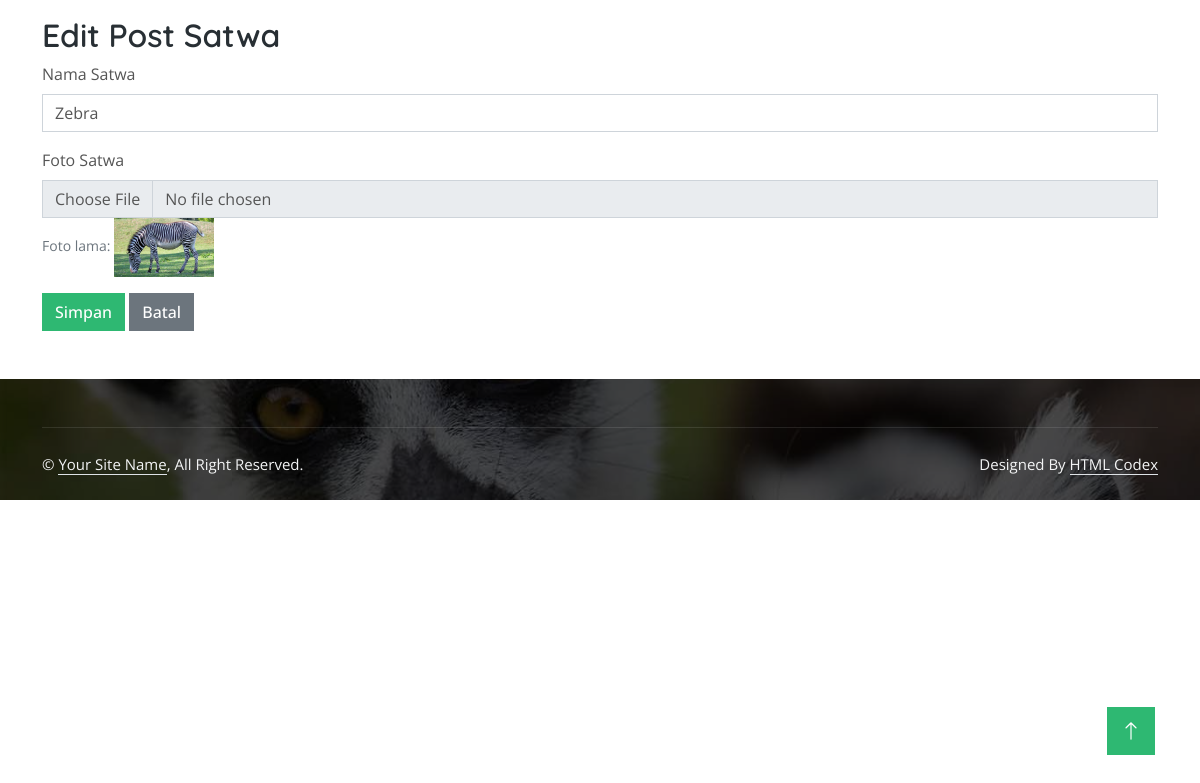
Screenshot of /admin/edit_post_satwa.php?id=2 with the database file from the repository.
### tables this page shows
CREATE TABLE IF NOT EXISTS `satwa` (
  `id` int NOT NULL AUTO_INCREMENT,
  `nama_satwa` varchar(50) NOT NULL DEFAULT '0',
  `foto` varchar(255) NOT NULL DEFAULT '0',
  PRIMARY KEY (`id`)
);

### admin/edit_post_satwa.php (the view, shortened to what this page needs)
<?php
include '../koneksi/function.php';
$id = $_GET['id'];
$sql = "SELECT * FROM satwa WHERE id = ?";
$stmt = $conn->prepare($sql);
$stmt->bind_param("i", $id);
$stmt->execute();
$result = $stmt->get_result();
$row = $result->fetch_assoc();
?>
<!DOCTYPE html>
<html lang="en">
<head>
    <link href="https://cdnjs.cloudflare.com/ajax/libs/font-awesome/5.10.0/css/all.min.css" rel="stylesheet">
    <link href="https://cdn.jsdelivr.net/npm/bootstrap-icons@1.4.1/font /bootstrap-icons.css" rel="stylesheet">
    <link href="../lib/animate/animate.min.css" rel="stylesheet">
    <link href="../lib/lightbox/css/lightbox.min.css" rel="stylesheet">
    <link href="../lib/owlcarousel/assets/owl.carousel.min.css" rel="stylesheet">
    <link href="../css/bootstrap.min.css" rel="stylesheet">
    <link href="../css/style.css" rel="stylesheet">
</head>
<body>
    <div class="container mt-3">
        <h2>Edit Post Satwa</h2>
        <form method="post" enctype="multipart/form-data">
            <div class="mb-3">
                <label for="nama_satwa" class="form-label">Nama Satwa</label>
                <input type="text" class="form-control" id="nama_satwa" name="nama_satwa" value="<?php echo htmlspecialchars($row['nama_satwa']); ?>" required>
            </div>
            <div class="mb-3">
                <label for="foto" class="form-label">Foto Satwa</label>
                <input type="file" class="form-control" id="foto" name="foto">
                <small class="form-text text-muted">Foto lama: <img src="../img/<?php echo htmlspecialchars($row['foto']); ?>" alt="Foto Lama" style="width: 100px; height: auto;"></small>
            </div>
            <button type="submit" class="btn btn-primary">Simpan</button>
            <a href="admin_postingan_satwa.php" class="btn btn-secondary">Batal</a>
        </form>
    </div>
    <?php include 'footer.php'; ?>
    <a href="#" class="btn btn-lg btn-primary btn-lg-square back-to-top"><i class="bi bi-arrow-up"></i></a>
</body>
</html>

### css/style.css (style rules this page uses)
:root { --primary: #2EB872; --light: #F3F4F5; --dark: #282F34; }
.back-to-top { position: fixed; display: none; right: 45px; bottom: 45px; z-index: 99; }
.btn { font-weight: 500; transition: .5s; }
.btn.btn-primary, .btn.btn-secondary { color: #FFFFFF; }
.btn-lg-square { width: 48px; height: 48px; }
.btn-square, .btn-sm-square, .btn-lg-square { padding: 0; display: flex; align-items: center; justify-content: center; font-weight: normal; }

### rows the page displays
satwa: nama_satwa "Zebra", foto (picture)
